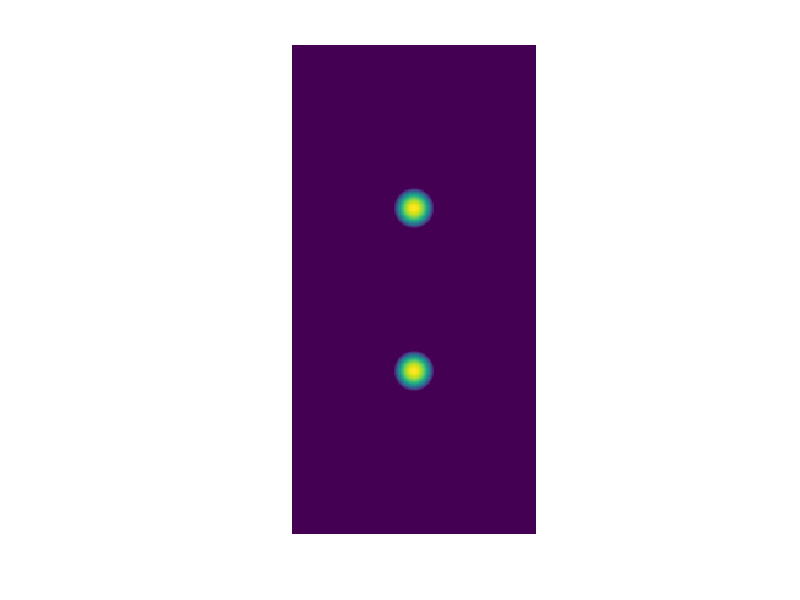
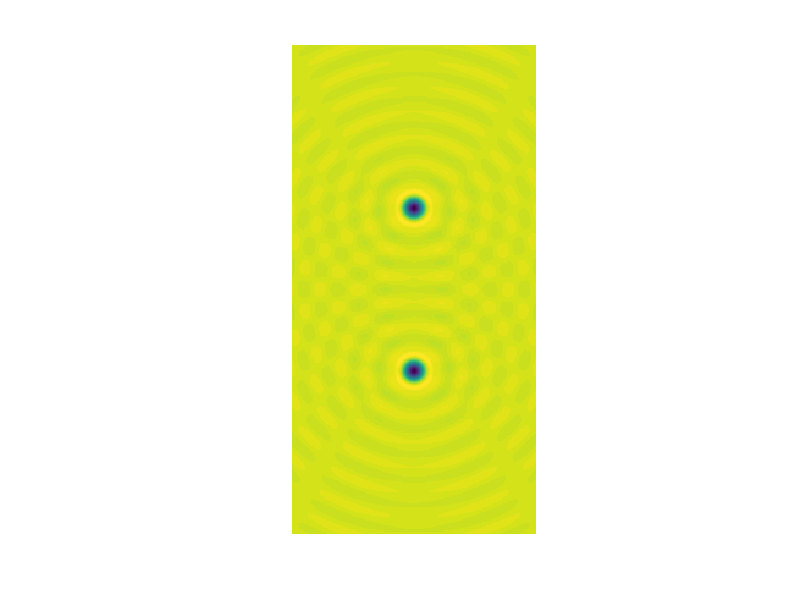

The MATLAB source for these figures, in order:

% Plot the solution to the Helmholtz equation with a given source
clear all;

Box_x = 3;
Scale = 0.5;
Box_y = Box_x/Scale;

Nx = 200;
Ny = Nx/Scale;

wavenumber = 10;

XX = linspace(-Box_x, Box_x, Nx);
YY = linspace(-Box_y, Box_y, Ny);
hx = XX(2) - XX(1);
hy = YY(2) - YY(1);
[X, Y] = meshgrid(XX, YY);

Source_size  = 0.5;
Source_shift = 2;
Source =  max(Source_size^2 - X.^2-(Y-Source_shift).^2, 0) + max(Source_size^2 - X.^2-(Y+Source_shift).^2, 0) ;

% plot the source
figure(1); clf; hold on; axis equal; axis off;
imagesc(Source);


% plot the solution to the Helmholtz equation
I = sqrt(-1);
Field = 0*X;

[m, n] = size(Source);
for i=1:m
   i
   for j=1:n

      if Source(i, j) ~= 0

	 x0 = X(i, j);
	 y0 = Y(i, j);

	 % add the contribution from the current source
	 Field = Field + (I/4)*besselh(0, 1, wavenumber*sqrt((X-x0).^2+(Y-y0).^2) + eps)*Source(i, j)*hx*hy;
      end
      
   end
end


figure(2); clf; hold on; axis equal; axis off;
imagesc(real(Field));

% Save to disk and convert to png right away
figure(1); 
saveas(gcf, 'Helmholtz_source.eps', 'psc2');
%! convert -density 200 Helmholtz_source.eps Helmholtz_source.png

figure(2); 
saveas(gcf, 'Helmholtz_solution.eps', 'psc2');
%! convert -density 200 Helmholtz_solution.eps Helmholtz_solution.png